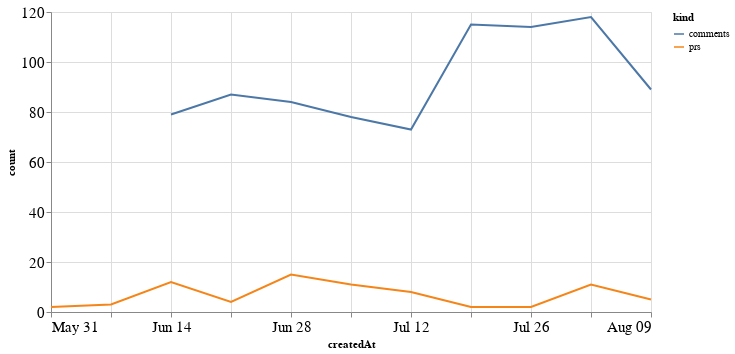

Write notebook code for a chart like this one.
### Code cell
alt.Chart(total_time, width=600).mark_line().encode(
    x='createdAt',
    y='count',
    color='kind'
)

### Figure 1 — Vega-Lite specification as saved in the notebook (floating-point values rounded to 4 significant figures)
{"config": {"axisLeft": {"labelFontSize": 15}, "axisBottom": {"labelFontSize": 15}}, "data": {"name": "data-72d7e539a8db9a1730df9f3fb17ad8dd"}, "mark": "line", "encoding": {"color": {"type": "nominal", "field": "kind"}, "x": {"type": "temporal", "field": "createdAt"}, "y": {"type": "quantitative", "field": "count"}}, "width": 600, "$schema": "https://vega.github.io/schema/vega-lite/v4.8.1.json", "datasets": {"data-72d7e539a8db9a1730df9f3fb17ad8dd": [{"createdAt": "2020-05-31T00:00:00", "kind": "prs", "count": 2.0}, {"createdAt": "2020-06-07T00:00:00", "kind": "prs", "count": 3.0}, {"createdAt": "2020-06-14T00:00:00", "kind": "prs", "count": 12.0}, {"createdAt": "2020-06-21T00:00:00", "kind": "prs", "count": 4.0}, {"createdAt": "2020-06-28T00:00:00", "kind": "prs", "count": 15.0}, {"createdAt": "2020-07-05T00:00:00", "kind": "prs", "count": 11.0}, {"createdAt": "2020-07-12T00:00:00", "kind": "prs", "count": 8.0}, {"createdAt": "2020-07-19T00:00:00", "kind": "prs", "count": 2.0}, {"createdAt": "2020-07-26T00:00:00", "kind": "prs", "count": 2.0}, {"createdAt": "2020-08-02T00:00:00", "kind": "prs", "count": 11.0}, {"createdAt": "2020-08-09T00:00:00", "kind": "prs", "count": 5.0}, {"createdAt": "2020-05-31T00:00:00", "kind": "comments", "count": null}, {"createdAt": "2020-06-07T00:00:00", "kind": "comments", "count": null}, {"createdAt": "2020-06-14T00:00:00", "kind": "comments", "count": 79.0}, {"createdAt": "2020-06-21T00:00:00", "kind": "comments", "count": 87.0}, {"createdAt": "2020-06-28T00:00:00", "kind": "comments", "count": 84.0}, {"createdAt": "2020-07-05T00:00:00", "kind": "comments", "count": 78.0}, {"createdAt": "2020-07-12T00:00:00", "kind": "comments", "count": 73.0}, {"createdAt": "2020-07-19T00:00:00", "kind": "comments", "count": 115.0}, {"createdAt": "2020-07-26T00:00:00", "kind": "comments", "count": 114.0}, {"createdAt": "2020-08-02T00:00:00", "kind": "comments", "count": 118.0}, {"createdAt": "2020-08-09T00:00:00", "kind": "comments", "count": 89.0}]}}
